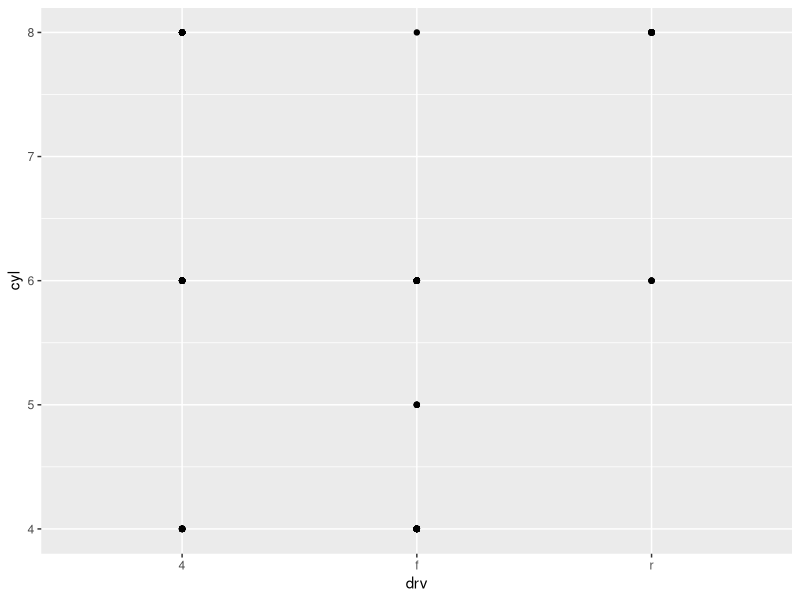

The R source for this figure:
## ---- chunk 1
#| include: false

library(knitr)
library(rmarkdown)
library(tidyverse)
library(skimr)
## ---- chunk 2
#| echo: true
#| warning: false
#| message: false

library(tidyverse)
mpg <- ggplot2::mpg
## ---- chunk 3
#| eval: true

paged_table(mpg, 
            options = list(rows.print = 10,
                           cols.print = 3) )
## ---- chunk 4
#| echo: true
#| warning: false
#| message: false

library(skimr)
skim(mpg)
## ---- chunk 5
ggplot(data = mpg) + 
  geom_point(mapping = aes(x = drv, y = cyl))
